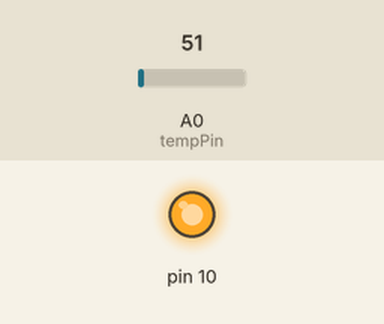
The sketch below on a simulated Arduino Uno, built with avr-gcc and run on an emulated ATmega328P. Parts: output pins drawn as LEDs (lit = HIGH). Inputs (shaded band) come from the test bench; at power-on: A0 (tempPin) = 51. What the sketch prints to the serial monitor is not drawn.

Above: at 0.1 s.
Timing chart, 0 to 1.6 s (numbered marks = the images above):
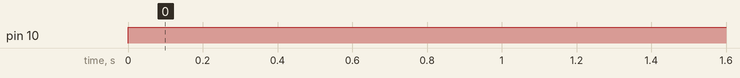

The sketch:

demo.ino
```cpp
#include "SPI.h" // necessary library
#define DATAOUT     11  //MOSI
#define SPICLOCK    13  //sck
#define SLAVESELECT 10  //ss
#define ledPin       2

void set_voltage(float x);    // float x can be any number between 0-5000 i.e. value in milivolts
void print_temp(int tempPin);

int tempPin = A0;

void setup()
{ //set pin(s) to input and output
  //pinMode(10, OUTPUT);
  pinMode(tempPin, INPUT);
  SPI.begin(); // wake up the SPI bus.
  SPI.setBitOrder(MSBFIRST);
  Serial.begin(9600);
}

void loop()
{
  int i = 0;
  for (int i = 0; i <= 5000; i = i + 200) {
    set_voltage(i);
    print_temp(A0);
    delay(2000);
  }
  /* uncomment this to get temperature in farenhite
    Serial.print("TEMPRATURE = ");
    Serial.print(farh);
    Serial.print("*F");
    Serial.println();


  */
}

void set_voltage(float x)
{
  int t;
  word outputValue = 0; // a word is a 16-bit number
  byte data = 0; // and a byte is an 8-bit number
  t = 4096 * x / 5000;
  outputValue = t;
  digitalWrite(10, LOW);
  data = highByte(outputValue);
  data = 0b00001111 & data;
  data = 0b00110000 | data;
  SPI.transfer(data);
  data = lowByte(outputValue);
  SPI.transfer(data);
  digitalWrite(10, HIGH);
  delay(500);
}

void print_temp(int tempPin)
{
  int val;
  val = analogRead(tempPin);
  float mv = ( val / 1024.0) * 5000;
  float cel = mv / 10;
  Serial.print("TEMPRATURE = ");
  Serial.print(cel);
  Serial.print("*C");
  Serial.println();
}
```

Measured:
- by itself, pin 10: LOW → HIGH at 0.00 s
